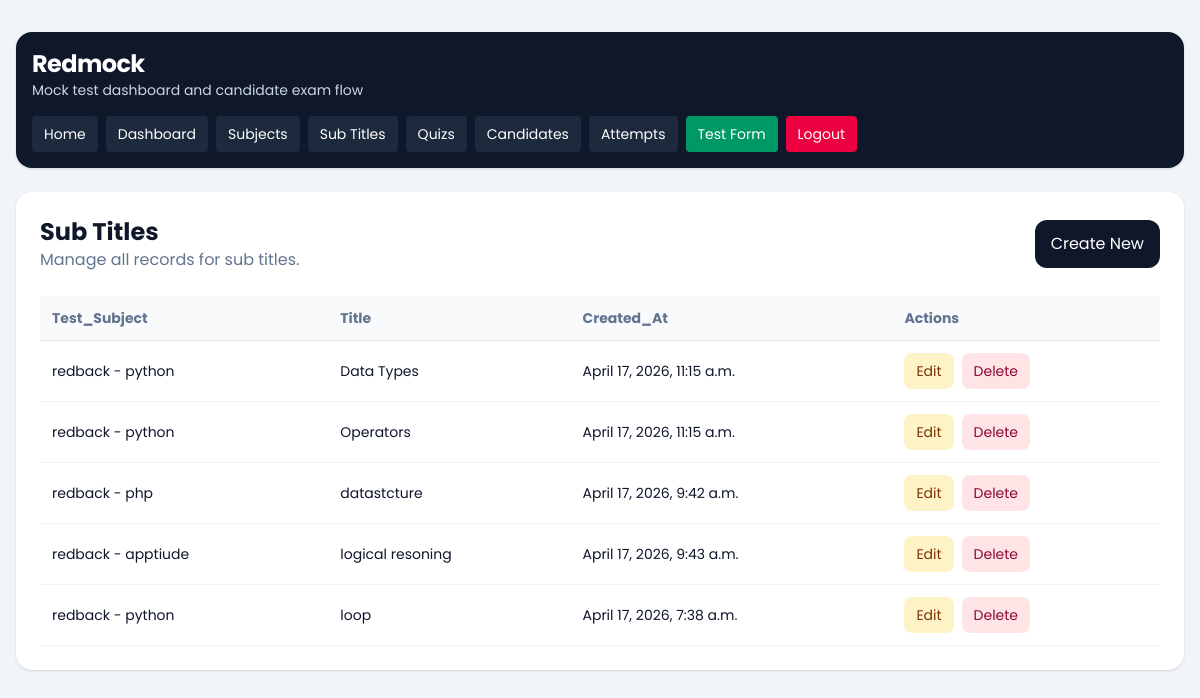
The page /dashboard/subtitles/ (signed in) on the database its author committed.
### dashboard/models.py (models this page shows, shortened)
class SubTitle(models.Model):
    test_subject = models.ForeignKey(TestSubject, on_delete=models.CASCADE, related_name='sub_titles')
    title = models.CharField(max_length=150)
    created_at = models.DateTimeField(auto_now_add=True)
    class Meta:
        ordering = ['title']
        unique_together = ('test_subject', 'title')

class TestSubject(models.Model):
    company = models.ForeignKey(Company, on_delete=models.CASCADE, related_name='subjects')
    subject = models.CharField(max_length=150)
    subject_svg = models.TextField(blank=True, null=True)
    created_at = models.DateTimeField(auto_now_add=True)
    class Meta:
        ordering = ['subject']
        unique_together = ('company', 'subject')
    def __str__(self):
        return f'{self.company.name} - {self.subject}'

class Company(models.Model):
    name = models.CharField(max_length=150)
    image = models.ImageField(upload_to='company/', blank=True, null=True)
    email = models.EmailField(unique=True)
    password = models.CharField(max_length=128)
    is_active = models.BooleanField(default=True)
    created_at = models.DateTimeField(auto_now_add=True)
    updated_at = models.DateTimeField(auto_now=True)
    class Meta:
        ordering = ['name']
        verbose_name_plural = 'Companies'

### dashboard/views.py (the view)
# urls.py: path('subtitles/', views.subtitle_list, name='subtitle_list'),
@company_login_required
def subtitle_list(request):
    queryset = SubTitle.objects.filter(test_subject__company=request.company).select_related('test_subject', 'test_subject__company')
    return render_crud_list(
        request,
        queryset=queryset,
        title='Sub Titles',
        create_url='dashboard:subtitle_create',
        edit_url_name='dashboard:subtitle_update',
        delete_url_name='dashboard:subtitle_delete',
        fields=['test_subject', 'title', 'created_at'],
    )

### dashboard/templatetags/dashboard_extras.py (called while the page is built)
@register.filter
def getattribute(obj, attr_name):
    return getattr(obj, attr_name)

### dashboard/views.py (called while the page is built)
def get_logged_in_company(request):
    company_id = request.session.get('company_id')
    if not company_id:
        return None
    return Company.objects.filter(id=company_id, is_active=True).first()

def company_login_required(view_func):
    @wraps(view_func)
    def wrapper(request, *args, **kwargs):
        company = get_logged_in_company(request)
        if not company:
            return redirect(f"{reverse('dashboard:login')}?next={request.path}")
        request.company = company
        return view_func(request, *args, **kwargs)
    return wrapper

def render_crud_list(request, *, queryset, title, create_url, edit_url_name, delete_url_name, fields):
    context = {
        'title': title,
        'objects': queryset,
        'create_url': create_url,
        'edit_url_name': edit_url_name,
        'delete_url_name': delete_url_name,
        'fields': fields,
    }
    return render(request, 'dashboard/crud_list.html', context)

### templates/dashboard/crud_list.html (shortened to what this page needs)
{% extends "base.html" %}
{% load dashboard_extras %}
{% block content %}
{% include 'dashboard/header.html' %}
<section class="rounded-2xl bg-white p-6 shadow-sm">
    <div class="mb-6 flex flex-col gap-3 sm:flex-row sm:items-center sm:justify-between">
        <div>
            <h1 class="text-2xl font-bold">{{ title }}</h1>
            <p class="text-slate-500">Manage all records for {{ title|lower }}.</p>
        </div>
        <a href="{% url create_url %}" class="rounded-xl bg-slate-900 px-4 py-3 text-white">Create New</a>
    </div>
    <div class="overflow-x-auto">
        <table class="min-w-full text-left text-sm">
            <thead class="border-b border-slate-200 bg-slate-50 text-slate-500">
                <tr>
                    {% for field in fields %}
                        <th class="px-3 py-3">{{ field|title }}</th>
                    {% endfor %}
                    <th class="px-3 py-3">Actions</th>
                </tr>
            </thead>
            <tbody>
                {% for object in objects %}
                    <tr class="border-b border-slate-100">
                        {% for field in fields %}
                            <td class="px-3 py-3">{{ object|getattribute:field }}</td>
                        {% endfor %}
                        <td class="px-3 py-3">
                            <div class="flex gap-2">
                                <a href="{% url edit_url_name object.pk %}" class="rounded-lg bg-amber-100 px-3 py-2 text-amber-900">Edit</a>
                                <a href="{% url delete_url_name object.pk %}" class="rounded-lg bg-rose-100 px-3 py-2 text-rose-900">Delete</a>
                            </div>
                        </td>
                    </tr>
                {% empty %}
                    <tr>
                        <td colspan="{{ fields|length|add:1 }}" class="px-3 py-8 text-center text-slate-500">
                            No records found.
                        </td>
                    </tr>
                {% endfor %}
            </tbody>
        </table>
    </div>
</section>
{% endblock %}

### rows shown on the page
SubTitle: fields "redback - python" "Data Types" "April 17, 2026, 11:15 a.m."
SubTitle: fields "redback - python" "Operators" "April 17, 2026, 11:15 a.m."
SubTitle: fields "redback - php" "datastcture" "April 17, 2026, 9:42 a.m."
SubTitle: fields "redback - apptiude" "logical resoning" "April 17, 2026, 9:43 a.m."
SubTitle: fields "redback - python" "loop" "April 17, 2026, 7:38 a.m."

### other values the page prints
{{ title }} "Sub Titles"
{{ title|lower }} "sub titles"
{{ field|title }} "Test_Subject" "Title" "Created_At"
